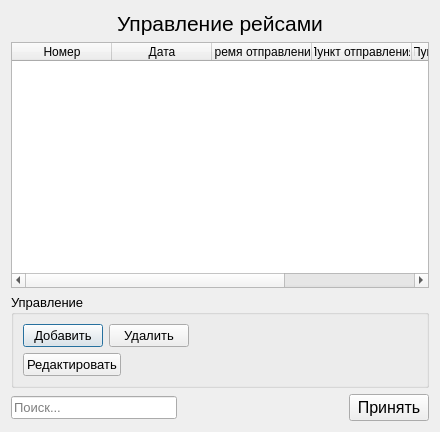
<?xml version="1.0" encoding="UTF-8"?>
<ui version="4.0">
 <class>Dialog_ControlRaces</class>
 <widget class="QDialog" name="Dialog_ControlRaces">
  <property name="geometry">
   <rect>
    <x>0</x>
    <y>0</y>
    <width>440</width>
    <height>432</height>
   </rect>
  </property>
  <property name="windowTitle">
   <string>Dialog</string>
  </property>
  <layout class="QVBoxLayout" name="verticalLayout_2">
   <item>
    <widget class="QLabel" name="mainLabel">
     <property name="font">
      <font>
       <pointsize>16</pointsize>
      </font>
     </property>
     <property name="text">
      <string>Управление рейсами</string>
     </property>
     <property name="alignment">
      <set>Qt::AlignCenter</set>
     </property>
    </widget>
   </item>
   <item>
    <widget class="QTableWidget" name="tableRaces">
     <property name="editTriggers">
      <set>QAbstractItemView::NoEditTriggers</set>
     </property>
     <property name="selectionMode">
      <enum>QAbstractItemView::SingleSelection</enum>
     </property>
     <property name="selectionBehavior">
      <enum>QAbstractItemView::SelectRows</enum>
     </property>
     <attribute name="horizontalHeaderStretchLastSection">
      <bool>true</bool>
     </attribute>
     <column>
      <property name="text">
       <string>Номер</string>
      </property>
     </column>
     <column>
      <property name="text">
       <string>Дата</string>
      </property>
     </column>
     <column>
      <property name="text">
       <string>Время отправления</string>
      </property>
     </column>
     <column>
      <property name="text">
       <string>Пункт отправления</string>
      </property>
     </column>
     <column>
      <property name="text">
       <string>Пункт назначения</string>
      </property>
     </column>
     <column>
      <property name="text">
       <string>Кол-во вагонов</string>
      </property>
     </column>
    </widget>
   </item>
   <item>
    <widget class="QGroupBox" name="groupBox">
     <property name="font">
      <font>
       <pointsize>10</pointsize>
      </font>
     </property>
     <property name="title">
      <string>Управление</string>
     </property>
     <layout class="QVBoxLayout" name="verticalLayout">
      <item>
       <layout class="QHBoxLayout" name="horizontalLayout">
        <item>
         <widget class="QPushButton" name="buttonAddRace">
          <property name="text">
           <string>Добавить</string>
          </property>
         </widget>
        </item>
        <item>
         <widget class="QPushButton" name="buttonDeleteRace">
          <property name="text">
           <string>Удалить</string>
          </property>
         </widget>
        </item>
        <item>
         <spacer name="horizontalSpacer">
          <property name="orientation">
           <enum>Qt::Horizontal</enum>
          </property>
          <property name="sizeHint" stdset="0">
           <size>
            <width>40</width>
            <height>20</height>
           </size>
          </property>
         </spacer>
        </item>
       </layout>
      </item>
      <item>
       <layout class="QHBoxLayout" name="horizontalLayout_2">
        <item>
         <widget class="QPushButton" name="buttonEditRace">
          <property name="text">
           <string>Редактировать</string>
          </property>
         </widget>
        </item>
        <item>
         <spacer name="horizontalSpacer_2">
          <property name="orientation">
           <enum>Qt::Horizontal</enum>
          </property>
          <property name="sizeHint" stdset="0">
           <size>
            <width>40</width>
            <height>20</height>
           </size>
          </property>
         </spacer>
        </item>
       </layout>
      </item>
     </layout>
    </widget>
   </item>
   <item>
    <layout class="QHBoxLayout" name="horizontalLayout_4">
     <item>
      <widget class="QLineEdit" name="lineFind">
       <property name="maximumSize">
        <size>
         <width>180</width>
         <height>16777215</height>
        </size>
       </property>
       <property name="font">
        <font>
         <pointsize>10</pointsize>
        </font>
       </property>
       <property name="placeholderText">
        <string>Поиск...</string>
       </property>
      </widget>
     </item>
     <item>
      <spacer name="horizontalSpacer_3">
       <property name="orientation">
        <enum>Qt::Horizontal</enum>
       </property>
       <property name="sizeHint" stdset="0">
        <size>
         <width>40</width>
         <height>20</height>
        </size>
       </property>
      </spacer>
     </item>
     <item>
      <widget class="QPushButton" name="accept">
       <property name="font">
        <font>
         <pointsize>12</pointsize>
        </font>
       </property>
       <property name="text">
        <string>Принять</string>
       </property>
      </widget>
     </item>
    </layout>
   </item>
  </layout>
 </widget>
 <resources/>
 <connections>
  <connection>
   <sender>accept</sender>
   <signal>clicked()</signal>
   <receiver>Dialog_ControlRaces</receiver>
   <slot>accept()</slot>
   <hints>
    <hint type="sourcelabel">
     <x>392</x>
     <y>408</y>
    </hint>
    <hint type="destinationlabel">
     <x>219</x>
     <y>215</y>
    </hint>
   </hints>
  </connection>
 </connections>
</ui>
